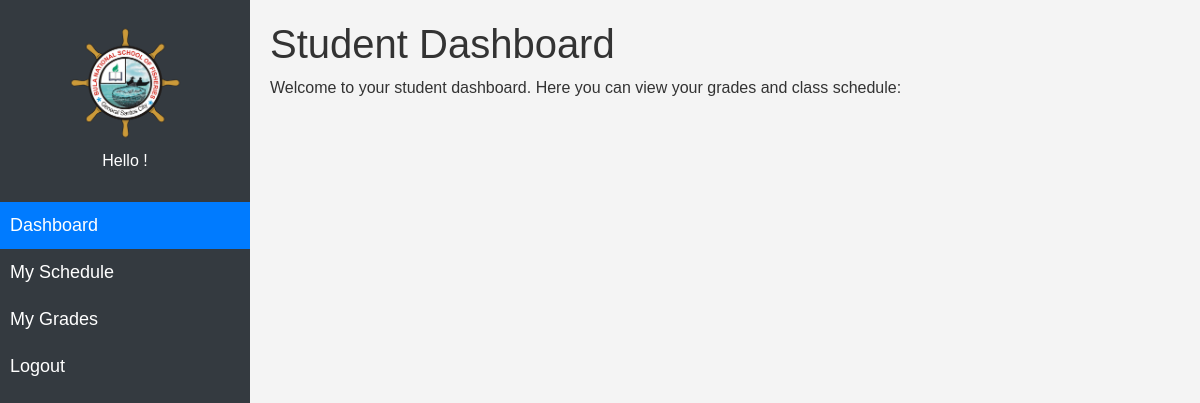
Before: /modules_student/dashboard/index.php (signed in) with the older database file.
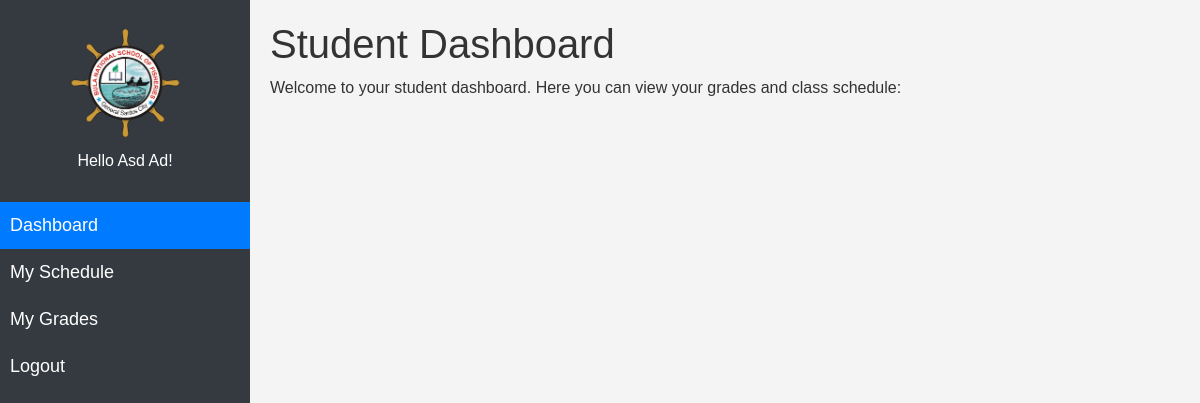
After: the same page with the newer database file.
### tables this page shows
CREATE TABLE `student` (
  `id` int(11) NOT NULL,
  `lrn` varchar(100) NOT NULL,
  `first_name` varchar(100) NOT NULL,
  `middle_name` varchar(100) DEFAULT NULL,
  `last_name` varchar(100) NOT NULL,
  `gender` varchar(100) NOT NULL,
  `age` varchar(11) NOT NULL,
  `nationality` varchar(50) NOT NULL,
  `birthday` date NOT NULL,
  `address` varchar(255) NOT NULL,
  `contact` varchar(20) NOT NULL,
  `email` varchar(100) NOT NULL,
  `mothers_name` varchar(100) NOT NULL,
  `mothers_occupation` varchar(100) DEFAULT NULL,
  `fathers_name` varchar(100) NOT NULL,
  `fathers_occupation` varchar(100) DEFAULT NULL,
  `strand` varchar(100) NOT NULL,
  `grade_level` varchar(100) NOT NULL,
  `username` varchar(100) NOT NULL,
  `password` varchar(255) NOT NULL,
  `del_status` enum('active','deleted') DEFAULT 'active',
  `created_at` timestamp NOT NULL DEFAULT current_timestamp(),
  `updated_at` timestamp NOT NULL DEFAULT current_timestamp() ON UPDATE current_timestamp()
);

### navbar_student.php (the view, shortened to what this page needs)
<?php
include "../../db_conn.php";
if (isset($_SESSION['id'])) {
    $nav_id = $_SESSION['id'];
    $nav_query = mysqli_query($conn, "SELECT * FROM student where id = '$nav_id' AND del_status != 'deleted'");
    $nav_row = mysqli_fetch_array($nav_query);
}
?>
<div class="sidebar" id="sidebar">
    <div>
      <img src="../../assets/img/logo.png" alt="Logo" class="logo">
    </div>
    <h6 class="text-center">Hello <?php echo $nav_row['first_name'] . " " . $nav_row['last_name'] ?>! </h6>
<br>
    <a href="../dashboard" class="<?php if ($page == 'Dashboard') {echo 'active';} ?>" >Dashboard</a>
    <a href="../schedule" class="<?php if ($page == 'Schedule') {echo 'active';} ?>">My Schedule</a>
    <a href="../subject" class="<?php if ($page == 'Subject') {echo 'active';} ?>">My Grades</a>
    <a href="../../logout.php">Logout</a>
  </div>

### modules_student/dashboard/index.php (shortened to what this page needs)
<!DOCTYPE html>
<html lang="en">
<head>
  <link rel="stylesheet" href="../../assets/css/navbar.css">
  <link rel="stylesheet" href="../../assets/css/bootstrap5.3.0/bootstrap.min.css">
  <link rel="stylesheet" href="../../assets/css/styles.css">
</head>
<body>
  <?php
  $page = 'Dashboard';
  include "../../navbar_student.php";
  ?>
  <div class="content" id="content">
    <h1>Student Dashboard</h1>
    <p>Welcome to your student dashboard. Here you can view your grades and class schedule:</p>
  </div>
</body>
</html>

### assets/css/navbar.css (style rules this page uses)
.sidebar { height: 100vh; position: fixed; top: 0; left: 0; width: 250px; background-color: #343a40; color: white; padding-top: 20px; transition: width 0.3s; }
.sidebar a { color: white; padding: 10px; text-decoration: none; display: block; font-size: 18px; }
.sidebar a.active { background-color: #007bff; color: white; }
.content { margin-left: 250px; padding: 20px; }
.logo { max-width: 150px; max-height: 150px; border-radius: 50%; margin-top: 5px; margin-bottom: 10px; margin-left: 65px; width: 120px; }

### assets/css/styles.css (style rules this page uses)
body { font-family: Arial, sans-serif; background-color: #f4f4f4; color: #333; }

Changed rows visible on the page:
added student: first_name "Asd", last_name "Ad"
